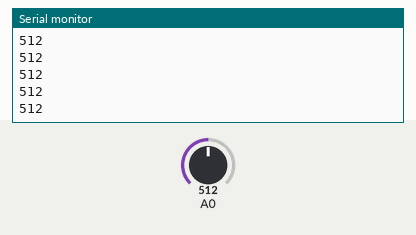
Recording of a sketch running on a simulated Arduino Uno, built with avr-gcc and run on an emulated ATmega328P. Shown: the last lines printed to the serial monitor. The test bench sets the inputs (shaded band); at power-on: A0 = 512.

Above: at 1.2 s.
1.3 s: A0 set to 716
At 1.48 s:
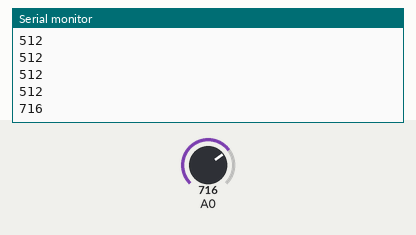
2.8 s: A0 set to 900
At 2.84 s:
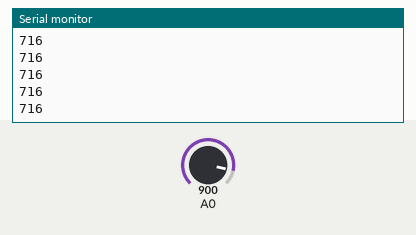
Timing chart, 0 to 5.8 s (numbered marks = the images above; inputs shaded):
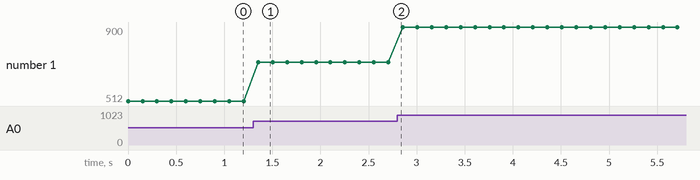

The sketch:

arduino_socket.ino
```cpp
int flex = 0;

void setup() {
  pinMode(A0, INPUT);
  Serial.begin(9600);
}

void loop() {
  flex = analogRead(A0);
  //flex = map(flex, 600, 900, 0, 180);
  Serial.println(flex);
  delay(150);
}
```

Measured:
- after the input at 1.3 s, the serial monitor: prints a new line after 0.05 s (image 1)
- plotted number 1: 512 → 716 after the input at 1.3 s, 716 → 900 after the input at 2.8 s
